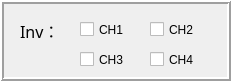
       <widget class="QFrame" name="frame_24">
        <property name="geometry">
         <rect>
          <x>250</x>
          <y>160</y>
          <width>231</width>
          <height>81</height>
         </rect>
        </property>
        <property name="frameShape">
         <enum>QFrame::Box</enum>
        </property>
        <property name="frameShadow">
         <enum>QFrame::Raised</enum>
        </property>
        <property name="lineWidth">
         <number>2</number>
        </property>
        <widget class="QLabel" name="label_36">
         <property name="geometry">
          <rect>
           <x>20</x>
           <y>20</y>
           <width>51</width>
           <height>21</height>
          </rect>
         </property>
         <property name="font">
          <font>
           <family>黑体</family>
           <pointsize>12</pointsize>
          </font>
         </property>
         <property name="text">
          <string>Inv：</string>
         </property>
        </widget>
        <widget class="QCheckBox" name="checkBox_WMA_CH1_2">
         <property name="geometry">
          <rect>
           <x>80</x>
           <y>20</y>
           <width>61</width>
           <height>19</height>
          </rect>
         </property>
         <property name="text">
          <string>CH1</string>
         </property>
        </widget>
        <widget class="QCheckBox" name="checkBox_WMA_CH2_2">
         <property name="geometry">
          <rect>
           <x>150</x>
           <y>20</y>
           <width>51</width>
           <height>19</height>
          </rect>
         </property>
         <property name="text">
          <string>CH2</string>
         </property>
        </widget>
        <widget class="QCheckBox" name="checkBox_WMA_CH3_2">
         <property name="geometry">
          <rect>
           <x>80</x>
           <y>50</y>
           <width>61</width>
           <height>19</height>
          </rect>
         </property>
         <property name="text">
          <string>CH3</string>
         </property>
        </widget>
        <widget class="QCheckBox" name="checkBox_WMA_CH4_2">
         <property name="geometry">
          <rect>
           <x>150</x>
           <y>50</y>
           <width>51</width>
           <height>19</height>
          </rect>
         </property>
         <property name="text">
          <string>CH4</string>
         </property>
        </widget>
       </widget>
